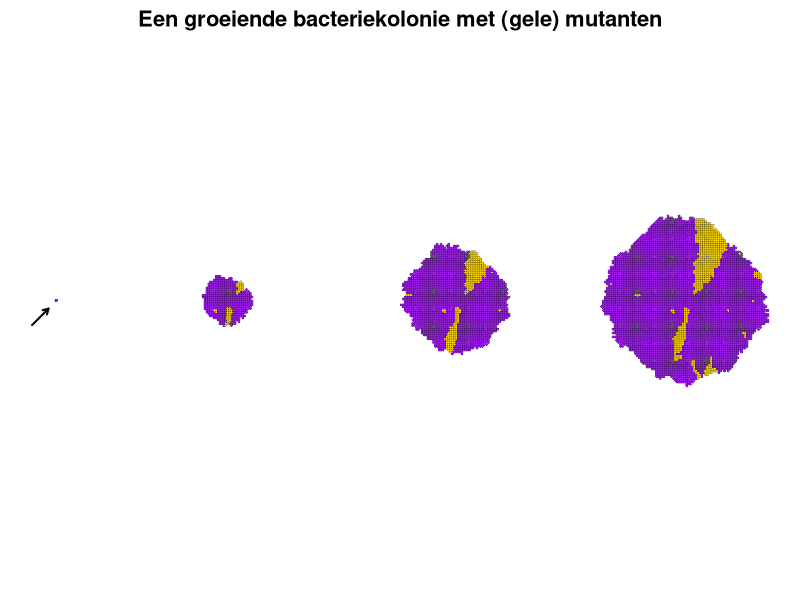
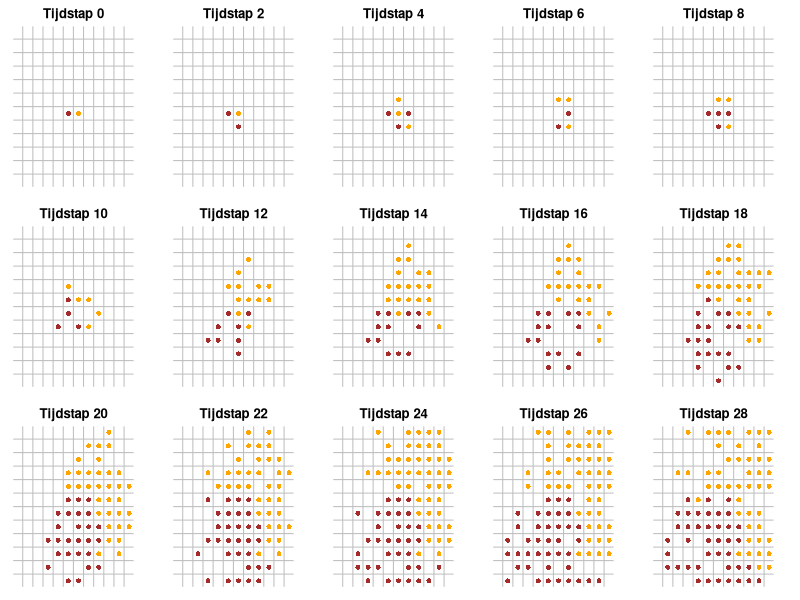
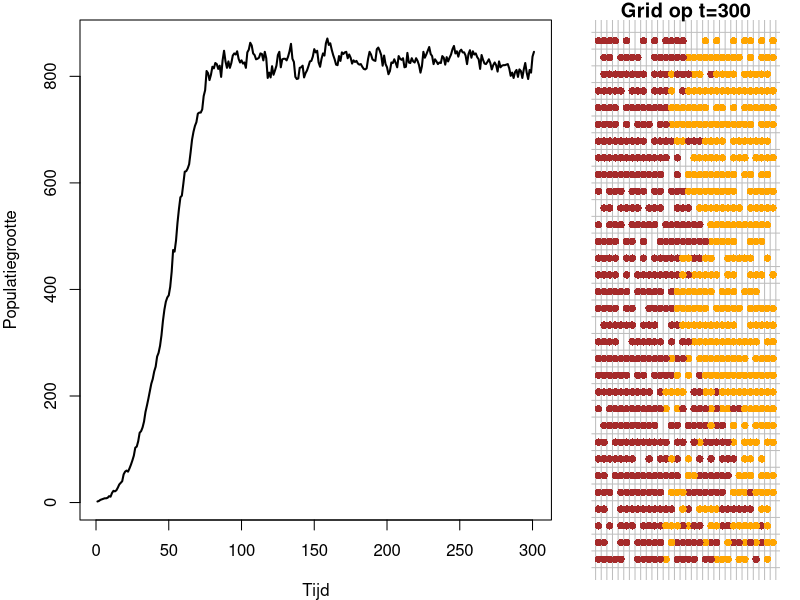
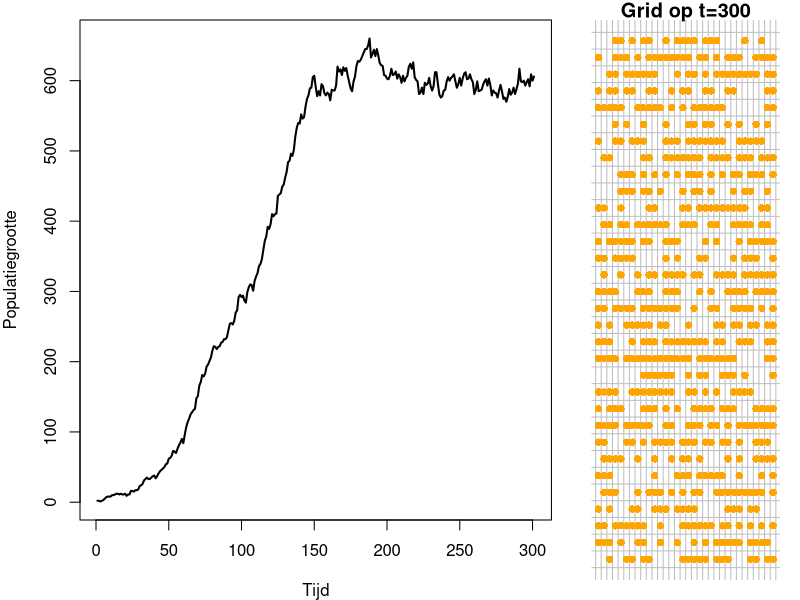
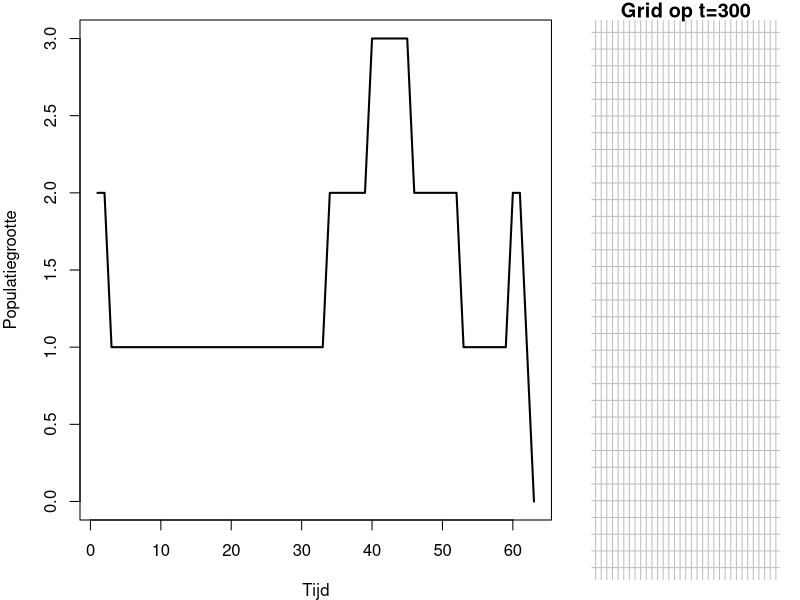

R code for these plots, in order:
## ---- chunk 1
#| code-fold: true
#| fig-cap: "Paarse stippen staan voor wildtype bacteriën, terwjil gele stippen bacteriën zijn met een mutatie. Door lokale celdeling onstaat er een \"taartpunt\" van mutanten, zoals waargenomen in [Fusco et. al (2016)](https://www.nature.com/articles/ncomms12760)"
#| label: fig-colony
#| code-summary: "Code (voor de leuk, dit is geen leerstof)"
# Functie om het grid te visualiseren als punten
plot_grid <- function(grid) {
  par(mar = c(1, 1, 1, 1))
  plot(1, 1, type = "n", xlim = c(1, nrow(grid)), ylim = c(1, ncol(grid)), xlab = "", ylab = "", axes = FALSE, asp = 1)
  
  points(which(grid == 1, arr.ind = TRUE), col = "black", bg = "purple", pch = 21, lwd=0.2, cex = 0.5)
  points(which(grid == 2, arr.ind = TRUE), col = "black", bg = "gold", pch = 21,lwd=0.2, cex = 0.5)
}

# Functie om de groei-regels over het hele grid toe te passen. Deze regel werkt zo:
# Voor elk lege punt (0), pak een 
update_grid <- function(grid) {
  size <- nrow(grid)
  new_grid <- grid
  
  for (i in 1:size) {
    for (j in 1:size) {
      if (grid[i, j] == 1 || grid[i, j] == 2) {
        neighbors <- cbind(c(i-1, i+1, i, i), c(j, j, j-1, j+1))
        for (k in 1:nrow(neighbors)) {
          ni <- neighbors[k, 1]
          nj <- neighbors[k, 2]
          if (ni > 0 && ni <= size && nj > 0 && nj <= size && grid[ni, nj] == 0) {
            if (runif(1) < 0.5) {  # Geboortekans van 50%
              new_grid[ni, nj] <- grid[i, j]  # Kleur wordt overgedragen
              if(runif(1) < 0.01) grid[i,j] <- 2
            }
          }
        }
      }
    }
  }
  
  return(new_grid)
}

# Maak een grid van 0-en met één 1tje in het midden
grid <- matrix(0, nrow = 100, ncol = 100)
grid[50,50] <- 1
set.seed(59)

# Loop om het grid bij te werken en te visualiseren
layout(matrix(c(1,2,2,3,3,4,4),nrow=1))
for (t in 1:75) {
  if(t==2 || t%%22==0) plot_grid(grid)
  if(t==2) arrows(20,20,40,40,length=0.06,lwd=2)
  grid <- update_grid(grid)
  
  Sys.sleep(0.1)  # Korte vertraging om de veranderingen zichtbaar te maken
}
title("Een groeiende bacteriekolonie met (gele) mutanten", cex.main=2,line = -2, outer = TRUE)
## ---- chunk 2
#| eval: true
# Maak twee individuen met een positie en een kleur
individual1 <- data.frame(x=6,y=6,col="brown")
individual2 <- data.frame(x=7,y=6,col="orange")
# Zet ze samen in een dataframe als 'beginpopulatie'
population <- rbind(individual1, individual2)
population
## ---- chunk 3
#| code-fold: true
#| code-summary: "Code (geen leerstof!)"
#| fig.width: 6
#| fig.height: 3.5
#| fig-cap: "Simulatie van groei op een grid, waarbij \"individuen\" kunnen reproduceren in lege buur-hokjes met een kans van 60%, en sterven met een vaste kans van 5%. De kleur heeft hier geen invloed op, en dient alleen ter illustratie. "
#| label: fig-simgrowthgrid222
# Maak een 12x12 grid
grid_size <- 12
grid <- matrix(0, nrow = grid_size, ncol = grid_size)
# Maak twee individuen met een positie en een kleur
individual1 <- data.frame(x=6,y=6,col="brown")
individual2 <- data.frame(x=7,y=6,col="orange")
# Zet ze samen in een dataframe als 'mbeginpopulatie'
population <- rbind(individual1, individual2)
grid[6, 6] <- 1 # 6,6 zit vol
grid[6, 7] <- 1 # 7,6 zit vol (let op dat row=y en col=x)

# Groei-simulatie functie
simulate_growth <- function(geboorte = 0.6, sterfte=0.1) {
  deaths <- c() # Houd bij wie er dood gaan, zodat deze aan het einde uit de populatie gehaald kunnen worden
  for (i in 1:nrow(population)) {
    ind <- population[i,]
    if(runif(1) < geboorte){
      new_x <- ind$x + sample(c(-1:1),1)
      new_y <- ind$y + sample(c(-1:1),1)
      if(new_x<1 || new_x > grid_size || new_y < 1 || new_y > grid_size) next
      if(grid[new_y,new_x] == 0){
        grid[new_y,new_x] <<- 1
        population <<- rbind(population,data.frame(x=new_x,y=new_y,col=ind$col))
      }
    }
    if(runif(1) < sterfte){
      grid[ind$y,ind$x] <<- 0
      deaths <- c(deaths, i)
    }
  }
  if(length(deaths) > 0) population <<- population[-deaths,]
}

# Functie om het grid als bruine stipjes op een grid te plotten. 
plot_grid <- function(grid, time) {
  plot(1:grid_size, 1:grid_size, type = "n", xlab = "", ylab = "", axes = FALSE)
  # Grijze lijntjes
  for (i in 0:(grid_size)+1) {
    abline(h = i-0.5, col = "grey", lty = 1)
    abline(v = i-0.5, col = "grey", lty = 1)
  }
  # Bruine stipjes
  for (i in 1:nrow(population)) {
    ind <- population[i,]
    points(ind$x, ind$y, pch = 16, col = ind$col)
  }
  title(paste("Tijdstap",time))
}

# Start een random nummer generator (gerandeert reproduceerbaarheid)
#set.seed(591)

par(mfrow=c(3,5),mar=c(1,1,2,2))
# Simuleer een x-aantal tijdstappen (x=iterations)
iterations <- 28
plot_grid(grid,0)
for (i in 1:iterations) {
  if(i%%2==0) plot_grid(grid,i)
  simulate_growth(0.6, 0.1)
}
## ---- chunk 4
#| code-fold: true
#| code-summary: "Code"
#| fig.width: 10
#| fig.height: 2.5
#| fig-cap: "Simulaties van groei op een grid met verschillende birth rates (en dezelfde death rates)."
#| fig-subcap: 
#|   - "Simulatie met b=0.6, d=0.1"
#|   - "Simulatie met b=0.3, d=0.1"
#|   - "Simulatie met b=0.12, d=0.1"
#| layout-nrow: 3
#| label: fig-stochasticity

# Maak een 12x12 grid
grid_size <- 32
grid <- matrix(0, nrow = grid_size, ncol = grid_size)
# Maak twee individuen met een positie en een kleur
individual1 <- data.frame(x=16,y=16,col="brown")
individual2 <- data.frame(x=17,y=16,col="orange")
# Zet ze samen in een dataframe als 'mbeginpopulatie'
population <- rbind(individual1, individual2)
grid[16, 16] <- 1 # 6,6 zit vol
grid[16, 17] <- 1 # 7,6 zit vol (let op dat row=y en col=x)

# Groei-simulatie functie
simulate_growth <- function(geboorte = 0.6, sterfte=0.1) {
  deaths <- c() # Houd bij wie er dood gaan, zodat deze aan het einde uit de populatie gehaald kunnen worden
  for (i in 1:nrow(population)) {
    ind <- population[i,]
    if(runif(1) < geboorte){
      new_x <- ind$x + sample(c(-1:1),1)
      new_y <- ind$y + sample(c(-1:1),1)
      if(new_x<1 || new_x > grid_size || new_y < 1 || new_y > grid_size) next
      if(grid[new_y,new_x] == 0){
        grid[new_y,new_x] <<- 1
        population <<- rbind(population,data.frame(x=new_x,y=new_y,col=ind$col))
      }
    }
    if(runif(1) < sterfte){
      grid[ind$y,ind$x] <<- 0
      deaths <- c(deaths, i)
    }
  }
  if(length(deaths) > 0) population <<- population[-deaths,]
}

# Functie om het grid als bruine stipjes op een grid te plotten. 
plot_grid <- function(grid, time) {
  plot(1:grid_size, 1:grid_size, type = "n", xlab = "", ylab = "", axes = FALSE)
  # Grijze lijntjes
  for (i in 0:(grid_size)+1) {
    abline(h = i-0.5, col = "grey", lty = 1)
    abline(v = i-0.5, col = "grey", lty = 1)
  }
  # Bruine stipjes
  for (i in 1:nrow(population)) {
    ind <- population[i,]
    points(ind$x, ind$y, pch = 16, col = ind$col,cex = 1)
  }
  title(paste0("Grid op t=",time))
}

# Start een random nummer generator (gerandeert reproduceerbaarheid)
set.seed(596)
#par(mfrow=c(1,2),mar=c(3,3,1,1))
layout.matrix <- matrix(c(1, 2), nrow = 1, ncol = 2)
layout(mat = layout.matrix, widths=c(2.5,1))
par(mar=c(4,4,1,1))
population <- rbind(individual1, individual2)
grid <- matrix(0, nrow = grid_size, ncol = grid_size)
grid[16, 16] <- 1 # 6,6 zit vol
grid[16, 17] <- 1 # 7,6 zit vol (let op dat row=y en col=x)
# Simuleer een x-aantal tijdstappen (x=iterations)
iterations <- 300
popsize <- nrow(population)
for (i in 1:iterations) {
  simulate_growth(0.6, 0.1)
  popsize[i+1] <- nrow(population)
}
ts.plot(popsize, xlab="Tijd", ylab="Populatiegrootte", lwd=2, main="")
par(mar=c(1,1,1,1))
plot_grid(population,300)

par(mar=c(4,4,1,1))
population <- rbind(individual1, individual2)
grid <- matrix(0, nrow = grid_size, ncol = grid_size)
grid[16, 16] <- 1 # 6,6 zit vol
grid[16, 17] <- 1 # 7,6 zit vol (let op dat row=y en col=x)
# Simuleer een x-aantal tijdstappen (x=iterations)
iterations <- 300
popsize <- nrow(population)
for (i in 1:iterations) {
  simulate_growth(0.3, 0.1)
  popsize[i+1] <- nrow(population)
}
ts.plot(popsize, xlab="Tijd", ylab="Populatiegrootte", lwd=2, main="")
par(mar=c(1,1,1,1))
plot_grid(population,300)

par(mar=c(4,4,1,1))
population <- rbind(individual1, individual2)
grid <- matrix(0, nrow = grid_size, ncol = grid_size)
grid[16, 16] <- 1 # 6,6 zit vol
grid[16, 17] <- 1 # 7,6 zit vol (let op dat row=y en col=x)
# Simuleer een x-aantal tijdstappen (x=iterations)
iterations <- 300
popsize <- nrow(population)
for (i in 1:iterations) {
  simulate_growth(0.12, 0.1)
  popsize[i+1] <- nrow(population)
  if(popsize[i+1]==0) break
}
ts.plot(popsize, xlab="Tijd", ylab="Populatiegrootte", lwd=2, main="")
par(mar=c(1,1,1,1))
plot_grid(population,300)
